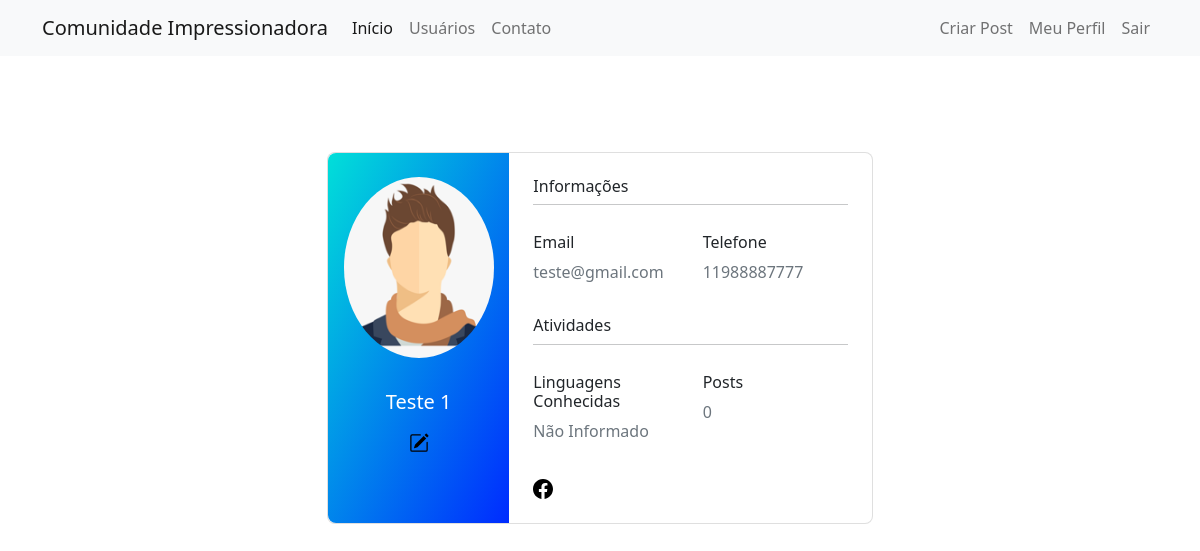
Page /perfil (signed in) on the earlier database version.
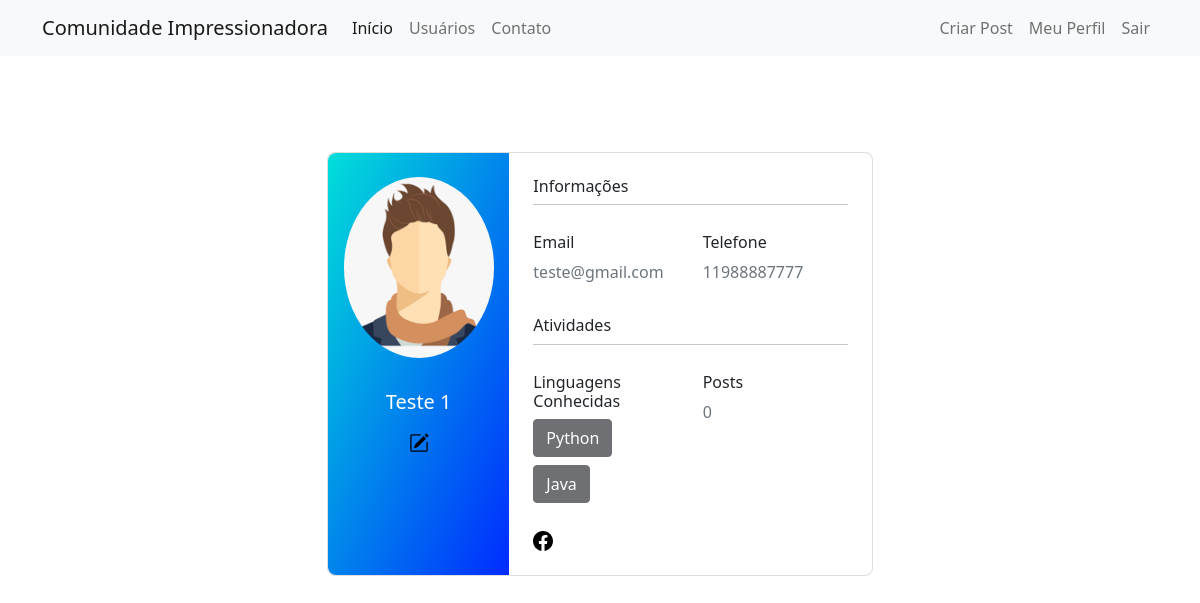
Same page on the later database version.
### comunidadeimpressionadora/routes.py (the view)
@app.route('/perfil')
@login_required
def perfil():
    foto_perfil = url_for('static', filename='fotos_perfil/{}'.format(current_user.profile_photo))
    return render_template('perfil.html', foto_perfil=foto_perfil)

### comunidadeimpressionadora/models.py (called while the page is built)
@login_manager.user_loader
def load_ususario(id_usuario):
    return Usuario.query.get(int(id_usuario))

### comunidadeimpressionadora/templates/perfil.html (shortened to what this page needs)
{% extends 'base.html' %}
{% block body %}
<section class="vh-100 pt-5">
    <div class="container py-5">
        <div class="row d-flex justify-content-center align-items-center h-100">
            <div class="col col-lg-6 mb-4 mb-lg-0">
                <div class="card mb-3" style="border-radius: .5rem;">
                    <div class="row g-0">
                        <div class="col-md-4 gradient-custom text-center text-white" style="border-top-left-radius: .5rem; border-bottom-left-radius: .5rem;">
                            <img src="{{ foto_perfil }}" alt="Avatar" class="img-fluid my-4 circle-image" style="width: 150px;" />
                            <h5 class = 'py-2'>{{ current_user.username }}</h5>
                            <a class = 'fa-lg' href="{{ url_for('editar_perfil') }}">
                            </a>
                        </div>
                        <div class="col-md-8">
                            <div class="card-body p-4">
                                <h6>Informações</h6>
                                <hr class="mt-0 mb-4">
                                <div class="row pt-1">
                                    <div class="col-6 mb-3">
                                        <h6>Email</h6>
                                        <p class="text-muted">{{ current_user.email }}</p>
                                    </div>
                                    <div class="col-6 mb-3">
                                        <h6>Telefone</h6>
                                        <p class="text-muted">{{ current_user.phone_number }}</p>
                                    </div>
                                </div>
                                <h6>Atividades</h6>
                                <hr class="mt-0 mb-4">
                                <div class="row pt-1">
                                    <div class="col-6 mb-3">
                                        <h6>Linguagens Conhecidas</h6>
                                        {% if 'Não informado' in current_user.cursos or current_user.cursos == '' %}
                                            <p class="text-muted">Não Informado</p>
                                        {% else %}
                                            {% for curso in current_user.cursos.split(';') %}
                                                <button type="button" class="btn btn-dark mb-2 me-1" disabled>{{ curso }}</button>
                                            {% endfor %}
                                        {% endif %}
                                    </div>
                                    <div class="col-6 mb-3">
                                        <h6>Posts</h6>
                                        <p class="text-muted">0</p>
                                    </div>
                                </div>
                                <div class="d-flex justify-content-start">
                                    {% if current_user.facebook %}
                                        <a href="{{ current_user.facebook }}" class='pe-1' target="_blank" rel="noopener noreferrer">
                                        </a>
                                    {% endif %}
                                </div>
                            </div>
                        </div>
                    </div>
                </div>
            </div>
        </div>
    </div>
</section>
{% endblock %}

Differences in the rows shown:
changed Usuario "Teste 1": cursos "Não informado" → "Python;Java" (drawn)
Other differences:
new list line: "Python"
new list line: "Java"
text no longer shown: "Não Informado"
